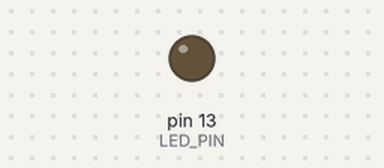
A sketch run on a simulated Arduino Uno, built with avr-gcc and run on an emulated ATmega328P. Shown: output pins drawn as LEDs (lit = HIGH). Sleep ends after the set time or at an interrupt; what the sketch prints to the serial monitor is not drawn.

Above: at 30.9 s.
At 62.1 s:
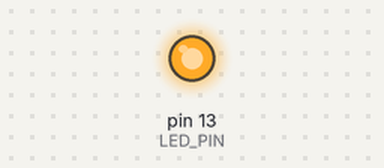
Timing chart, 0 to 80.1 s (numbered marks = the images above):
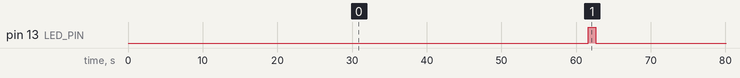

The sketch:

sleepWDT.ino
```cpp
#include <avr/sleep.h>
#include <avr/power.h>

#define LED_PIN 13

volatile int wdt_count = 1;
volatile int f_wakeup = 0;

void setup() {
  // Clear the WDT flag in the MCU Status Register
  MCUSR &= ~(_BV(WDRF));

  Serial.begin(9600);
  Serial.println("Initialising...");
  delay(100); //Allow for serial print to complete.

  pinMode(LED_PIN, OUTPUT);
  digitalWrite(LED_PIN, LOW);

  Serial.println("Initialisation complete.");
  delay(100); //Allow for serial print to complete.

  setupWDT();
}

void setupWDT() {
  // ATmega328p manual
  // Setup the WatchDog Timer (WDT) as indicated in section 11.8
  // The WDT Control Register (WDTCSR) is described in section 11.9.2
  // Alterations to the Watchdog set-up must follow timed sequences:
  // 1.- In the same operation, write a logic one to the Watchdog change enable bit (WDCE) and WDE.
  WDTCSR |= (_BV(WDCE) | _BV(WDE));

  // 2.- Within the next four clock cycles, write the WDE and Watchdog prescaler bits (WDP) as desired,
  //     but with the WDCE bit cleared. This must be done in one operation.
  WDTCSR = (1<<WDP2 | 1<<WDP1); // Table 11-2. Watchdog Timer Prescale Select
                                // WDP3 WDP2 WDP1 WDP0 Number of WDT Oscillator Cycles Typical Time-out at VCC = 5.0V
                                // 0    1    1    0    128K (131072) cycles            1.0s

  // Table 11-1. Watchdog Timer Configuration
  // WDTON WDE WDIE Mode           Action on Time-out
  // 0     0   1    Interrupt Mode Interrupt
  //                               The "WDT_vect" ISR (Interrupt Service Routine) will be called when the WDT times out.
  WDTCSR |= _BV(WDIE); //

  // Table 10-1. Active Clock Domains and Wake-up Sources in the Different Sleep Modes.
  set_sleep_mode(SLEEP_MODE_PWR_DOWN); // maximum power save
}

void loop() {
  enterSleep();
  digitalWrite(LED_PIN, HIGH);
  delay(1000);
  digitalWrite(LED_PIN, LOW);
}

// Watchdog Interrupt Service.
// This function is executed when watchdog times out.
ISR(WDT_vect) {
    // keep arduino sleeping for 60s
  if(wdt_count < 60)
    wdt_count++;
  else {
    f_wakeup = 1;
    wdt_count = 1;
  }
}

void enterSleep(void) {
  /* Disable the peripherals. */
  power_all_disable();

  while(f_wakeup == 0) {
    sleep_enable();
    sleep_cpu(); // Enter sleep mode
    sleep_disable(); // The program will continue from here after WDT timeout
  }
  f_wakeup = 0;

  /* Re-enable the peripherals. */
  power_all_enable();
}
```

Measured:
- by itself, pin 13 (LED_PIN): alternates HIGH for 1.0 s and LOW for 60.4 s
